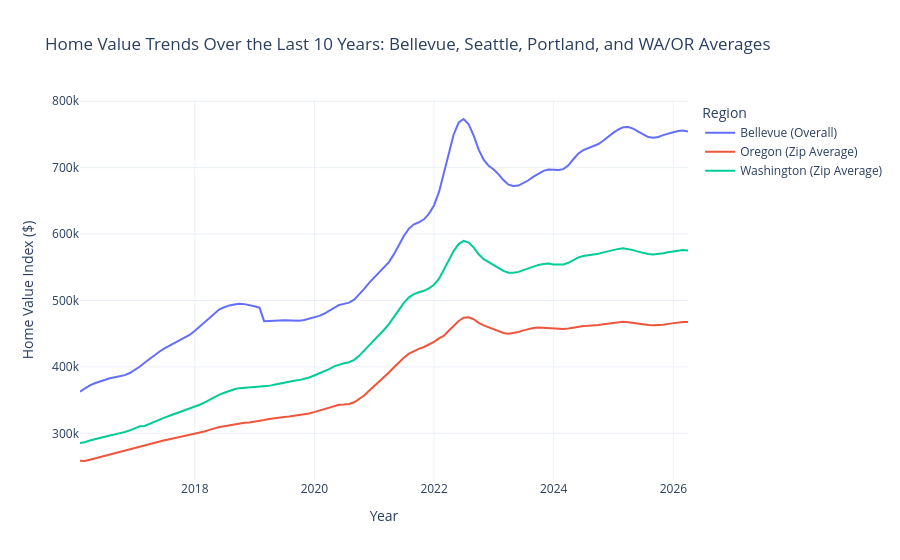

Here is the notebook cell this chart was saved with:
### Markdown cell above
**Chart rationale:**  
*(Why this chart type? What should the reader take away?)*

### Code cell
# Your visualization
import pandas as pd
import plotly.express as px

# Step 1: Reshape the data from wide to long format
# Identify the date columns (from 2000-01-31 to 2026-03-31)
date_cols = [col for col in df.columns if col.startswith('20') and '-' in col]

# Melt the dataframe to long format
df_long = df.melt(
    id_vars=['RegionID', 'RegionName', 'RegionType', 'City', 'State'],
    value_vars=date_cols,
    var_name='Date',
    value_name='ZHVI'
)

# Convert Date to datetime
df_long['Date'] = pd.to_datetime(df_long['Date'])

# Filter for the last 10 years (2016 onwards)
df_filtered = df_long[df_long['Date'] >= '2016-01-01']

# Step 2: Filter for comparison regions
bellevue_overall = df_filtered[df_filtered['City'] == 'Bellevue'].copy()
bellevue_overall['Region_Group'] = 'Bellevue (Overall)'

bellevue_98004 = df_filtered[(df_filtered['RegionName'] == '98004') & (df_filtered['RegionType'] == 'zip')].copy()
bellevue_98004['Region_Group'] = 'Bellevue (98004)'

seattle_city = df_filtered[(df_filtered['City'] == 'Seattle') & (df_filtered['RegionType'] == 'city')].copy()
seattle_city['Region_Group'] = 'Seattle (City)'

portland_city = df_filtered[(df_filtered['City'] == 'Portland') & (df_filtered['RegionType'] == 'city')].copy()
portland_city['Region_Group'] = 'Portland (City)'

washington_state = df_filtered[(df_filtered['State'] == 'WA') & (df_filtered['RegionType'] == 'zip')].copy()
washington_state['Region_Group'] = 'Washington (Zip Average)'

oregon_state = df_filtered[(df_filtered['State'] == 'OR') & (df_filtered['RegionType'] == 'zip')].copy()
oregon_state['Region_Group'] = 'Oregon (Zip Average)'

# Combine the filtered data
df_plot = pd.concat([
    bellevue_overall,
    bellevue_98004,
    seattle_city,
    portland_city,
    washington_state,
    oregon_state
], ignore_index=True)

# Step 3: Aggregate by date and region group (average ZHVI per month)
df_agg = df_plot.groupby(['Date', 'Region_Group'])['ZHVI'].mean().reset_index()

# Step 4: Create the line chart
fig = px.line(
    df_agg,
    x='Date',
    y='ZHVI',
    color='Region_Group',
    title='Home Value Trends Over the Last 10 Years: Bellevue, Seattle, Portland, and WA/OR Averages',
    labels={
        'Date': 'Date',
        'ZHVI': 'Zillow Home Value Index (Median Home Value Estimate)',
        'Region_Group': 'Region'
    }
)

# Customize the layout
fig.update_layout(
    xaxis_title='Year',
    yaxis_title='Home Value Index ($)',
    legend_title='Region',
    template='plotly_white'
)

# Show the chart
fig.show()
